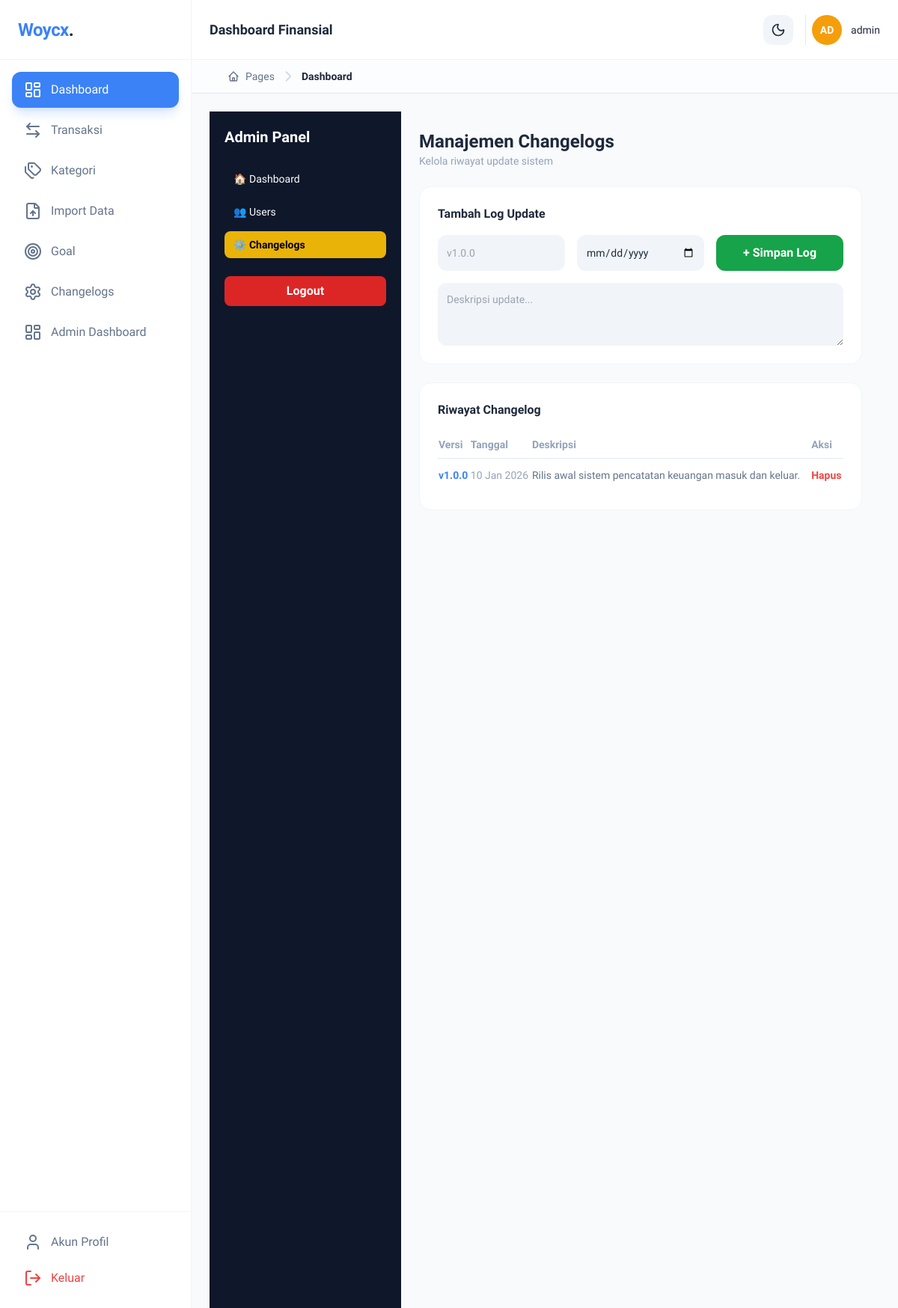
Page /admin/a-changelogs.php (signed in) on the committed database.
### tables this page shows
CREATE TABLE `changelogs` (
  `id` int(11) NOT NULL,
  `version` varchar(20) NOT NULL,
  `release_date` date NOT NULL,
  `description` text NOT NULL,
  `created_at` timestamp NOT NULL DEFAULT current_timestamp()
);

### admin/a-changelogs.php (the view, shortened to what this page needs)
<?php
include '../layouts/header.php';
$stmt = $pdo->query("SELECT * FROM changelogs ORDER BY release_date DESC");
$logs = $stmt->fetchAll();
?>
<div class="flex min-h-screen bg-slate-50 dark:bg-slate-900">
    <aside class="w-64 bg-slate-900 text-white p-5 hidden lg:block">
        <h2 class="text-xl font-bold mb-6">Admin Panel</h2>
        <nav class="flex flex-col gap-2 text-sm">
            <a href="index.php" class="px-3 py-2 rounded-lg hover:bg-slate-800">🏠 Dashboard</a>
            <a href="users.php" class="px-3 py-2 rounded-lg hover:bg-slate-800">👥 Users</a>
            <a href="changelogs.php" class="px-3 py-2 rounded-lg bg-yellow-500 text-black font-semibold">⚙️ Changelogs</a>
        </nav>
        <div class="mt-6">
            <a href="../logout.php" class="block text-center bg-red-600 hover:bg-red-700 py-2 rounded-lg font-semibold">
                Logout
            </a>
        </div>
    </aside>
    <main class="flex-1 p-6">
        <div class="mb-6">
            <h1 class="text-2xl font-bold text-slate-800 dark:text-white">Manajemen Changelogs</h1>
            <p class="text-slate-400 text-sm">Kelola riwayat update sistem</p>
        </div>
        <div class="bg-white dark:bg-slate-800 border border-slate-100 dark:border-slate-700 rounded-2xl p-6 mb-6">
            <h2 class="font-bold mb-4">Tambah Log Update</h2>
            <form method="POST" class="grid grid-cols-1 md:grid-cols-3 gap-4">
                <input type="text" name="version" placeholder="v1.0.0"
                    class="p-3 rounded-xl bg-slate-100 dark:bg-slate-700 text-sm outline-none focus:ring-2 focus:ring-blue-500"
                    required>
                <input type="date" name="release_date"
                    class="p-3 rounded-xl bg-slate-100 dark:bg-slate-700 text-sm outline-none focus:ring-2 focus:ring-blue-500"
                    required>
                <button name="add_log"
                    class="bg-green-600 hover:bg-green-700 text-white font-bold rounded-xl px-4 py-3">
                    + Simpan Log
                </button>
                <textarea name="description" rows="3"
                    class="md:col-span-3 p-3 rounded-xl bg-slate-100 dark:bg-slate-700 text-sm outline-none focus:ring-2 focus:ring-blue-500"
                    placeholder="Deskripsi update..." required></textarea>
            </form>
        </div>
        <div class="bg-white dark:bg-slate-800 border border-slate-100 dark:border-slate-700 rounded-2xl p-6">
            <h2 class="font-bold mb-4">Riwayat Changelog</h2>
            <div class="overflow-x-auto">
                <table class="w-full text-sm">
                    <thead class="text-left text-slate-400 border-b border-slate-200 dark:border-slate-700">
                        <tr>
                            <th class="py-2">Versi</th>
                            <th>Tanggal</th>
                            <th>Deskripsi</th>
                            <th>Aksi</th>
                        </tr>
                    </thead>
                    <tbody class="divide-y divide-slate-100 dark:divide-slate-700">
                        <?php if (count($logs) > 0): ?>
                            <?php foreach ($logs as $row): ?>
                                <tr class="hover:bg-slate-50 dark:hover:bg-slate-700/30 transition">
                                    <td class="font-bold text-blue-500 py-3">
                                        <?= htmlspecialchars($row['version']) ?>
                                    </td>
                                    <td class="text-slate-400">
                                        <?= date('d M Y', strtotime($row['release_date'])) ?>
                                    </td>
                                    <td class="text-slate-500">
                                        <?= nl2br(htmlspecialchars($row['description'])) ?>
                                    </td>
                                    <td>
                                        <a href="?delete=<?= $row['id'] ?>"
                                           onclick="return confirm('Hapus log ini?')"
                                           class="text-red-500 hover:text-red-700 font-semibold">
                                            Hapus
                                        </a>
                                    </td>
                                </tr>
                            <?php endforeach; ?>
                        <?php endif; ?>
                    </tbody>
                </table>
            </div>
        </div>
    </main>
</div>
<?php include '../layouts/footer.php'; ?>

### assets/css/style.css (style rules this page uses)
body { font-family: 'Plus Jakarta Sans', sans-serif; transition: background-color 0.3s, color 0.3s; }

### rows in the picture
changelogs: version "v1.0.0", release_date "10 Jan 2026", description "Rilis awal sistem pencatatan keuangan masuk dan keluar."

### other values in the picture
WEB_NAME "Woycx"
$initial "AD"
$userName "admin"
$menu_induk "Pages"
$halaman_aktif "Dashboard"
